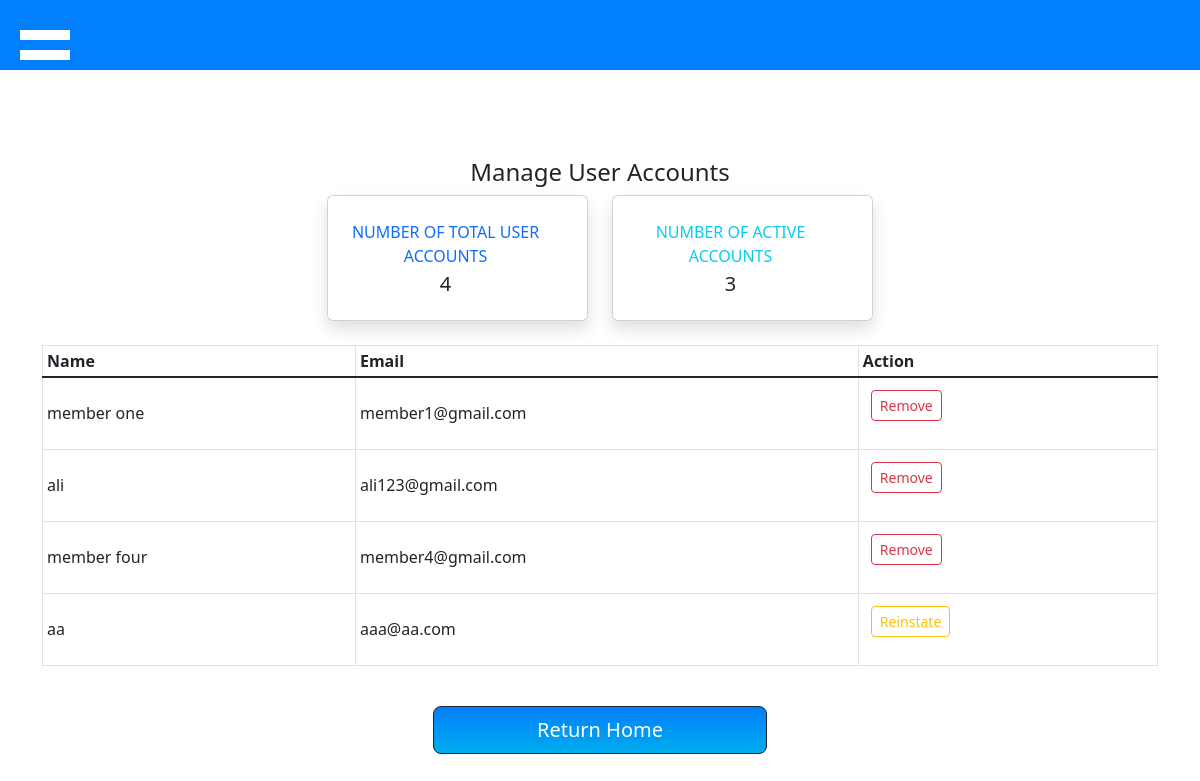
/userAccountManagement.php (signed in), run on the app's committed database.
### tables this page shows
CREATE TABLE `users` (
  `id` int(11) NOT NULL,
  `name` varchar(200) NOT NULL,
  `email` varchar(100) NOT NULL,
  `password` varchar(200) NOT NULL,
  `role` varchar(10) NOT NULL DEFAULT 'member',
  `profile_pic` varchar(250) NOT NULL DEFAULT 'default.jpg',
  `userStatus` varchar(10) NOT NULL DEFAULT 'active'
);

### userAccountManagement.php (the view, shortened to what this page needs)
<?php
require("project_connection.php");
require("navbar_admin.php");
try {
  $sql = "SELECT * FROM `users` where role= 'member' ORDER BY userStatus";
  $result = $db->query($sql);
  $rows = $result->fetchAll();
  $sql2 = "SELECT COUNT(*) FROM `users` where `userStatus` = 'active' AND role= 'member' ";
  $countResult = $db->query($sql2);
  $count = $countResult->fetchColumn();
} catch (PDOException $e) {
  echo $e->getMessage();
  die();
}
?>
<!DOCTYPE html>
<html lang="en">
<head>
  <link href="./assets/dist/css/bootstrap.min.css" rel="stylesheet">
</head>
<body>
  <br><br><br>
  <div class='container-lg'>
    <h4 class="mt-3 mb-2 mx-auto text-center"> Manage User Accounts</h4>
    <div class="row">
      <div class="col-xl-3 col-md-6 mb-4 ms-auto">
        <div class="card border-left-primary shadow h-100 py-2">
          <div class="card-body">
            <div class="row no-gutters align-items-center">
              <div class="col mr-2">
                <div class="text-xs font-weight-bold text-primary text-uppercase mb-1 text-center">
                  Number of total User Accounts</div>
                <div class="h5 mb-0 font-weight-bold text-gray-800 text-center"><?php echo count($rows) ?> </div>
              </div>
            </div>
          </div>
        </div>
      </div>
      <div class="col-xl-3 col-md-6 mb-4 me-auto">
        <div class="card border-left-primary shadow h-100 py-2">
          <div class="card-body">
            <div class="row no-gutters align-items-center">
              <div class="col mr-2">
                <div class="text-xs font-weight-bold text-info text-uppercase mb-1 text-center">
                  Number of active accounts</div>
                <div class="h5 mb-0 font-weight-bold text-gray-800 text-center"><?php echo $count; ?> </div>
              </div>
            </div>
          </div>
        </div>
      </div>
      <div class="table-responsive text-center">
        <table class="table table-bordered table-sm">
          <thead>
            <tr>
              <th scope="col">Name</th>
              <th scope="col">Email</th>
              <th scope="col">Action</th>
            </tr>
          </thead>
          <tbody class="table-group-divider table align-middle">
            <?php
            foreach ($rows as $row) {
            ?>
              <tr>
                <td><?php echo $row['name']; ?></td>
                <td style="white-space: pre-line;"><?php echo $row['email']; ?></td>
                <td>
                  <form>
                    <?php
                    if ($row['userStatus'] == 'active')
                      echo "<input type='submit' name='removeUser' class='btn btn-outline-danger btn-sm' value='Remove'/>";
                    else
                      echo "<input type='submit' name='reinstateUser' class='btn btn-outline-warning btn-sm' value='Reinstate'/>";
                    ?>
                  </form>
                </td>
              </tr>
            <?php
            }
            ?>
          </tbody>
        </table>
      </div>
    </div>
    <div style="width:30%; margin-left:auto; margin-right:auto; margin-bottom:20px;">
    <br>
    <a class='btn btn-dark btn-lg d-block' style="background-image: linear-gradient(0deg, rgb(0, 172, 238) 0%, rgb(2, 126, 251) 100%);" href="<?php if (isset($_SESSION['userType'])) {
                                                                                                                                                  if ($_SESSION['userType'] == "member")
                                                                                                                                                    echo 'memberDashboard.php';
                                                                                                                                                  else if ($_SESSION['userType'] == "admin")
                                                                                                                                                    echo 'adminDashboard.php';
                                                                                                                                                  else if ($_SESSION['userType'] == "specialist")
                                                                                                                                                    echo 'specialistDashboard.php';
                                                                                                                                                } else
                                                                                                                                                  echo 'homepage.php'; ?>">Return Home</a>
                                                                                                                                                  </div>
  </div>
</body>
</html>

### data on the page
users: name "member one", email "member1@gmail.com"
users: name "ali", email "ali123@gmail.com"
users: name "member four", email "member4@gmail.com"
users: name "aa", email "aaa@aa.com"

### other printed values
count($rows) "4"
$count "3"
